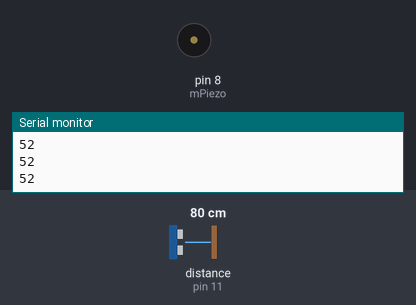
A sketch run on a simulated Arduino Uno, built with avr-gcc and run on an emulated ATmega328P. On the bench: buzzer (waves = sounding, pin HIGH), the last lines printed to the serial monitor. The test bench sets the inputs (shaded band); at power-on: distance to the obstacle (sensor on pin 11) 80 cm. The echo pulse lasts 58.3 µs per cm.

Above: at 1.2 s.
1.3 s: distance to the obstacle (sensor on pin 11) set to 54 cm
2.8 s: distance to the obstacle (sensor on pin 11) set to 44 cm
At 3.05 s:
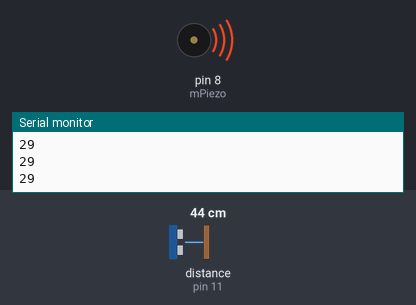
5.8 s: distance to the obstacle (sensor on pin 11) set to 60 cm
At 5.8 s:
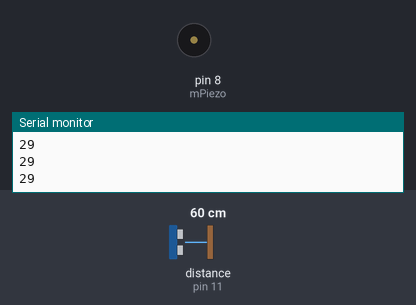
7.3 s: distance to the obstacle (sensor on pin 11) set to 2 cm
Timing chart, 0 to 10.3 s (numbered marks = the images above; inputs shaded):
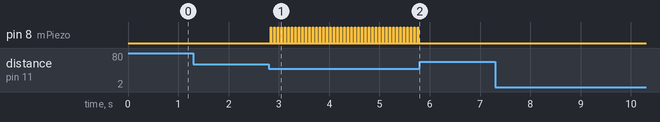

The sketch:

V1_Final.ino
```cpp
/* Name: Alfrancis Guerrero, Heewon Suh
   Date: 6/2/2016
   Notes: Arduino file run w/Processing and Bluetooth Module Device
*/
#include <NewPing.h>
#include <SoftwareSerial.h>

SoftwareSerial mySerial(2, 3);

#define TRIGGER_PIN 12
#define ECHO_PIN 11
#define MAX_DISTANCE 400

NewPing sonar(TRIGGER_PIN, ECHO_PIN, MAX_DISTANCE);


//int noteDuration;
//int finalMelody = NOTE_C4;
//int pauseBetweenNotes;

int mPiezo = 8;

int mDataSent[2] = {0, 0};
int mPotPin = A0;
int mValue;
int mDistance;

void setup() {
  Serial.begin(9600);
  mySerial.begin(9600);
  pinMode(mPiezo, OUTPUT);

  mValue    = 0;
  mDistance = 0;
}

void loop() {

  delay(50);
  mDistance = sonar.ping_cm();
  mValue = map(mDistance, 400, 0 , 255, 0);
  mValue = constrain(mValue , 0, 255);

  Serial.println(mValue);

  mySerial.listen();
  mySerial.write((int)mValue);
  mySerial.write((int)50);

  if (mDistance <= 50 && mDistance > 0)
  {
    analogWrite(mPiezo, 1023);
    delay(mValue / 2);
    analogWrite(mPiezo, 0);
  }
  //Serial.println(mValue);
  //while (mySerial.available() >= 0 ) {

  //  }
}
```

Measured:
- the behaviour switches between 50 and 49 cm on distance to the obstacle (sensor on pin 11) (found by bisection; images 0 and 1)
- after the input at 2.8 s, pin 8 (mPiezo): alternates HIGH for 0.01 s and LOW for 0.06 s, starting at once
- after the input at 5.8 s, pin 8 (mPiezo): stops changing and stays LOW
